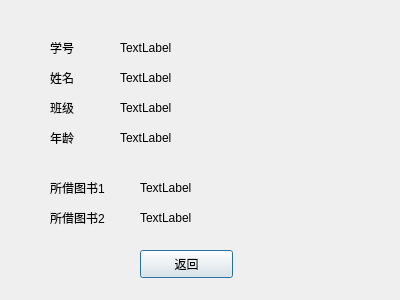
<?xml version="1.0" encoding="UTF-8"?>
<ui version="4.0">
 <class>stu_imformation</class>
 <widget class="QDialog" name="stu_imformation">
  <property name="geometry">
   <rect>
    <x>0</x>
    <y>0</y>
    <width>400</width>
    <height>300</height>
   </rect>
  </property>
  <property name="windowTitle">
   <string>Dialog</string>
  </property>
  <widget class="QLabel" name="label">
   <property name="geometry">
    <rect>
     <x>50</x>
     <y>40</y>
     <width>72</width>
     <height>15</height>
    </rect>
   </property>
   <property name="text">
    <string>学号</string>
   </property>
  </widget>
  <widget class="QLabel" name="label_2">
   <property name="geometry">
    <rect>
     <x>50</x>
     <y>70</y>
     <width>72</width>
     <height>15</height>
    </rect>
   </property>
   <property name="text">
    <string>姓名</string>
   </property>
  </widget>
  <widget class="QLabel" name="label_3">
   <property name="geometry">
    <rect>
     <x>50</x>
     <y>100</y>
     <width>72</width>
     <height>15</height>
    </rect>
   </property>
   <property name="text">
    <string>班级</string>
   </property>
  </widget>
  <widget class="QLabel" name="label_4">
   <property name="geometry">
    <rect>
     <x>50</x>
     <y>130</y>
     <width>72</width>
     <height>15</height>
    </rect>
   </property>
   <property name="text">
    <string>年龄</string>
   </property>
  </widget>
  <widget class="QLabel" name="label_5">
   <property name="geometry">
    <rect>
     <x>50</x>
     <y>180</y>
     <width>81</width>
     <height>16</height>
    </rect>
   </property>
   <property name="text">
    <string>所借图书1</string>
   </property>
  </widget>
  <widget class="QLabel" name="label_6">
   <property name="geometry">
    <rect>
     <x>50</x>
     <y>210</y>
     <width>72</width>
     <height>15</height>
    </rect>
   </property>
   <property name="text">
    <string>所借图书2</string>
   </property>
  </widget>
  <widget class="QLabel" name="label_7">
   <property name="geometry">
    <rect>
     <x>120</x>
     <y>40</y>
     <width>241</width>
     <height>16</height>
    </rect>
   </property>
   <property name="text">
    <string>TextLabel</string>
   </property>
  </widget>
  <widget class="QLabel" name="label_8">
   <property name="geometry">
    <rect>
     <x>120</x>
     <y>70</y>
     <width>241</width>
     <height>16</height>
    </rect>
   </property>
   <property name="text">
    <string>TextLabel</string>
   </property>
  </widget>
  <widget class="QLabel" name="label_9">
   <property name="geometry">
    <rect>
     <x>120</x>
     <y>100</y>
     <width>241</width>
     <height>16</height>
    </rect>
   </property>
   <property name="text">
    <string>TextLabel</string>
   </property>
  </widget>
  <widget class="QLabel" name="label_10">
   <property name="geometry">
    <rect>
     <x>120</x>
     <y>130</y>
     <width>241</width>
     <height>16</height>
    </rect>
   </property>
   <property name="text">
    <string>TextLabel</string>
   </property>
  </widget>
  <widget class="QLabel" name="label_11">
   <property name="geometry">
    <rect>
     <x>140</x>
     <y>180</y>
     <width>241</width>
     <height>16</height>
    </rect>
   </property>
   <property name="text">
    <string>TextLabel</string>
   </property>
  </widget>
  <widget class="QLabel" name="label_12">
   <property name="geometry">
    <rect>
     <x>140</x>
     <y>210</y>
     <width>241</width>
     <height>16</height>
    </rect>
   </property>
   <property name="text">
    <string>TextLabel</string>
   </property>
  </widget>
  <widget class="QPushButton" name="return_main">
   <property name="geometry">
    <rect>
     <x>140</x>
     <y>250</y>
     <width>93</width>
     <height>28</height>
    </rect>
   </property>
   <property name="text">
    <string>返回</string>
   </property>
  </widget>
 </widget>
 <resources/>
 <connections/>
</ui>
